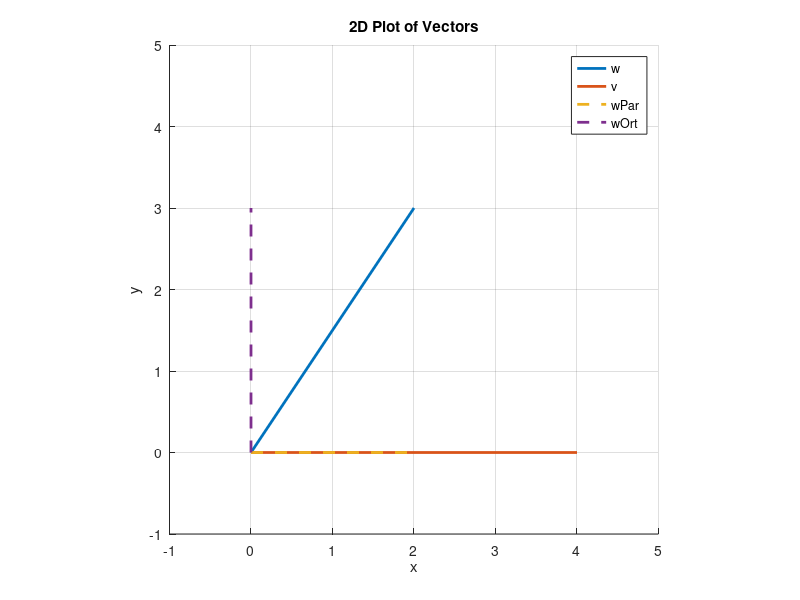

Source code (MATLAB):
%% Code challenge from video 111

clear, clc

%% Decompose vector to orthogonal components

% vector to be decomposed
w = [2 3]';

% vector reference
v = [4 0]';

% compute w|| 
wPar = ((w'*v)/(v'*v)) * v;

% compute w-|
wOrt = w - wPar;

% confirm results algebraically (sum of components equals w)
wTest = wPar + wOrt;

% confirm orthogonality (dot prod)
isOrt = wPar' * wOrt;

% pot the four vectors 
figure(1), clf
hold on
grid on

plot([0 w(1)], [0 w(2)], 'LineWidth', 2);
plot([0 v(1)], [0 v(2)], 'LineWidth', 2);

plot([0 wPar(1)], [0 wPar(2)], '--', 'LineWidth', 2);
plot([0 wOrt(1)], [0 wOrt(2)], '--', 'LineWidth', 2);

axis equal
xlim([-1 5]);
ylim([-1 5]);
xlabel('x');
ylabel('y');
title('2D Plot of Vectors');
legend('w', 'v', 'wPar', 'wOrt');
